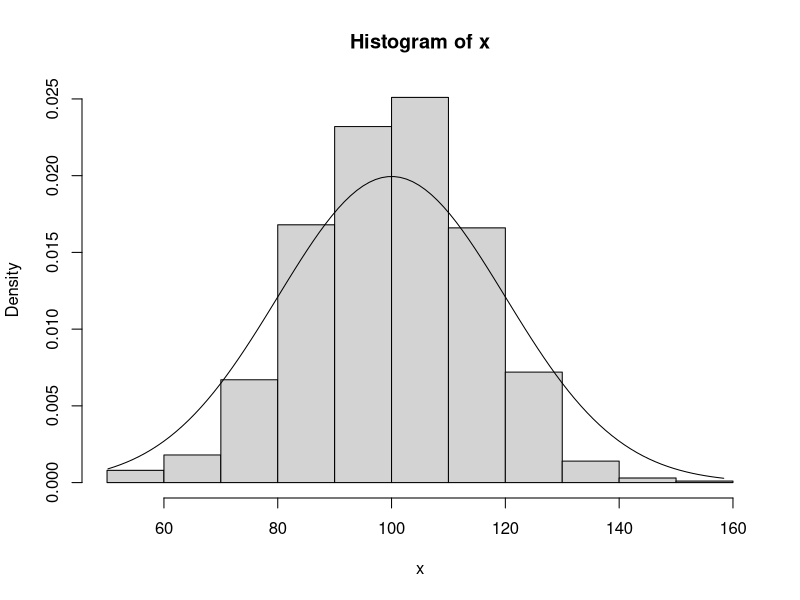
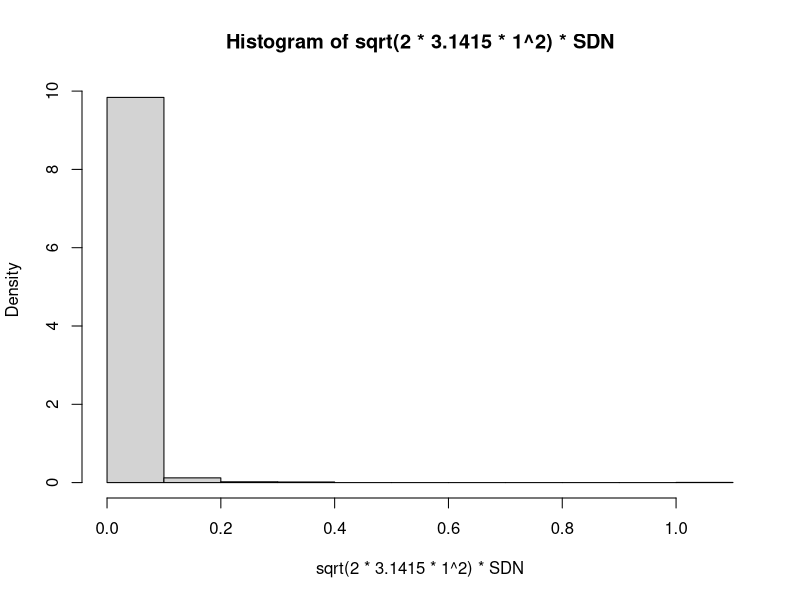
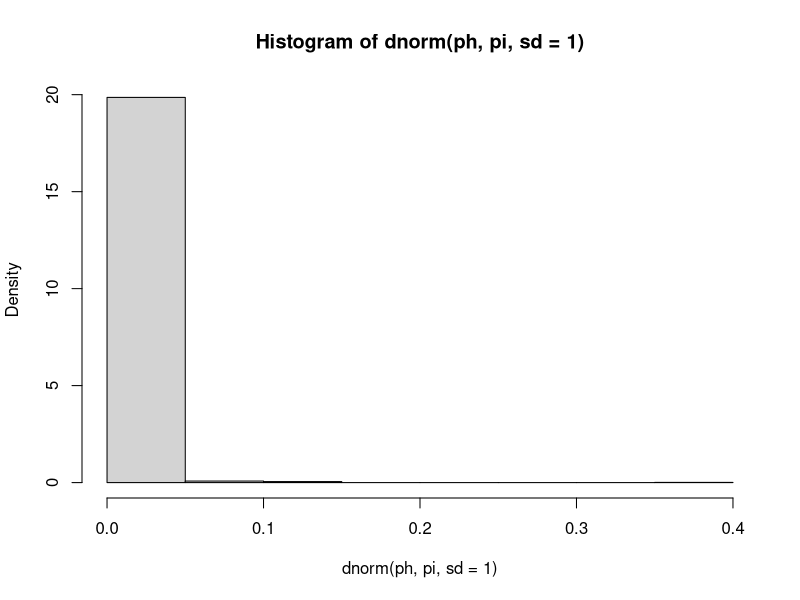
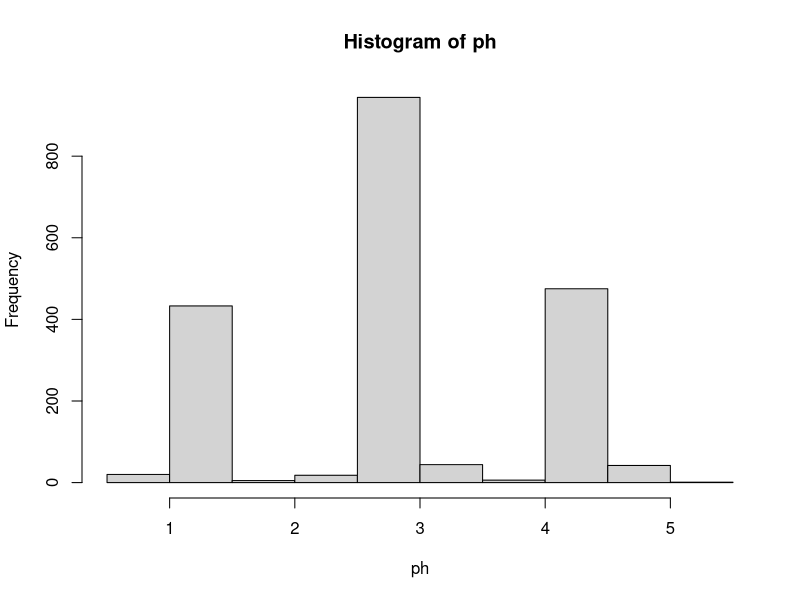
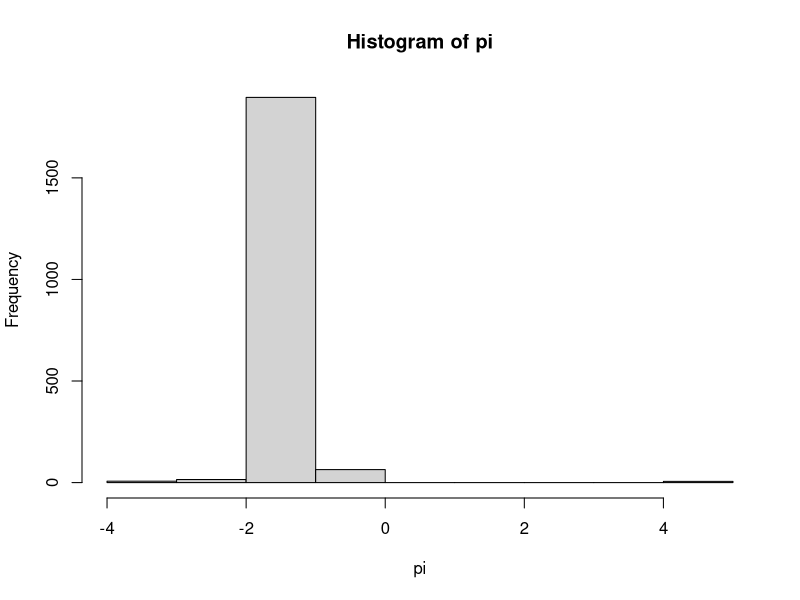
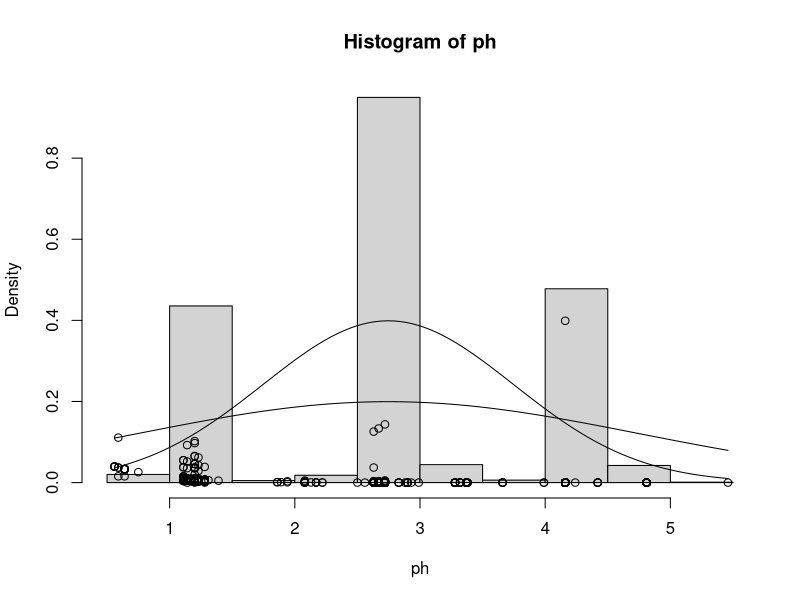

Write R code to recreate these figures, in order.
?dnorm()
x <- rnorm(1000, mean=100, sd=15)
hist(x, probability=TRUE)
xx <- seq(min(x), max(x), length=100)
lines(xx, dnorm(xx, mean=100, sd=20))
ph <- c( 4.16, 2.63, 3.37, 2.63, 2.72, 2.63, 2.63, 1.23, 4.16, 4.16, 2.63, 2.72, 4.16, 4.16, 4.16, 2.67, 2.72, 4.16, 2.72, 1.28, 2.72, 4.16, 4.16, 4.16, 2.72, 1.20, 2.72, 4.16, 2.63, 1.20, 1.23, 4.81, 2.63, 2.63, 2.63, 1.11, 4.16, 2.63, 4.16, 2.63, 2.63, 4.16, 1.23, 2.63, 4.16, 4.16, 2.63, 4.16, 2.63, 1.28, 4.16, 0.64, 4.16, 2.67, 2.72, 2.63, 4.16, 2.63, 2.63, 2.63, 2.63, 1.14, 2.72, 4.16, 3.28, 4.16, 2.67, 1.94, 1.11, 2.63, 1.11, 2.67, 4.16, 2.72, 2.72, 2.67, 1.20, 4.16, 4.16, 2.72, 2.67, 4.16, 4.16, 1.11, 1.11, 2.72, 4.16, 4.16, 2.72, 2.63, 4.16, 2.63, 2.72, 2.63, 2.63, 2.63, 2.63, 2.63, 2.72, 4.16, 4.16, 2.63, 1.28, 2.56, 2.67, 4.16, 1.14, 2.63, 1.14, 1.20, 1.11, 2.72, 2.67, 4.16, 4.16, 4.16, 1.14, 2.63, 4.16, 1.20, 1.28, 1.20, 4.16, 2.63, 2.72, 2.63, 2.72, 4.16, 1.28, 2.67, 2.72, 4.16, 2.63, 4.16, 2.72, 2.67, 1.20, 4.16, 2.63, 0.64, 4.16, 4.16, 1.14, 2.72, 2.72, 1.14, 2.72, 2.72, 4.16, 1.14, 2.67, 2.63, 3.28, 2.67, 1.28, 4.16, 2.72, 1.28, 4.16, 2.67, 4.16, 4.42, 2.08, 4.16, 1.14, 1.20, 1.20, 1.11, 1.23, 2.08, 2.72, 2.63, 1.28, 2.72, 2.67, 2.63, 4.16, 2.63, 4.16, 2.67, 1.20, 4.81, 4.16, 1.20, 2.63, 4.16, 1.28, 1.28, 3.37, 2.72, 2.67, 2.63, 2.72, 1.28, 4.16, 2.63, 4.16, 2.72, 4.16, 4.16, 4.16, 2.72, 2.63, 2.08, 2.72, 1.20, 3.28, 1.28, 2.72, 2.63, 1.14, 2.63, 4.16, 2.72, 1.11, 1.20, 2.72, 2.67, 2.72, 1.23, 4.81, 2.63, 2.63, 2.72, 2.63, 1.14, 4.16, 2.63, 4.16, 4.16, 2.72, 2.72, 2.72, 4.16, 2.63, 2.67, 2.67, 1.28, 4.16, 0.59, 2.63, 4.16, 2.63, 2.63, 4.81, 
         2.67, 2.72, 2.72, 1.14, 2.67, 2.72, 2.72, 1.20, 2.63, 2.72, 1.23, 2.72, 2.72, 1.20, 4.16, 2.72, 4.16, 2.63, 4.16, 2.63, 1.28, 2.63, 2.67, 2.72, 2.72, 1.23, 2.63, 2.72, 2.63, 2.63, 4.16, 4.16, 1.20, 4.16, 1.28, 1.11, 2.72, 2.63, 1.11, 2.67, 4.81, 2.72, 2.72, 4.16, 2.72, 2.72, 2.67, 1.23, 2.67, 2.63, 2.72, 4.16, 2.72, 2.67, 2.63, 4.16, 2.72, 2.67, 1.28, 2.72, 2.67, 1.11, 4.16, 4.16, 2.63, 2.72, 4.16, 2.67, 2.72, 2.72, 4.16, 1.11, 2.72, 2.63, 1.20, 2.72, 2.72, 2.63, 1.23, 2.72, 2.63, 2.63, 4.16, 1.28, 2.63, 2.72, 4.81, 4.16, 1.28, 4.16, 2.72, 1.11, 1.11, 2.72, 2.63, 2.72, 4.16, 1.28, 1.23, 2.72, 1.28, 2.72, 2.72, 2.63, 4.16, 4.16, 2.72, 2.63, 4.16, 2.63, 2.63, 4.16, 2.63, 2.72, 4.81, 2.72, 4.16, 4.16, 1.23, 1.31, 1.14, 1.11, 1.11, 1.28, 4.81, 2.67, 2.67, 2.72, 1.20, 2.67, 2.63, 2.63, 2.63, 2.67, 4.16, 2.63, 2.63, 4.16, 4.16, 2.63, 1.20, 1.20, 2.67, 4.81, 4.16, 2.63, 2.67, 2.72, 4.81, 1.28, 2.63, 2.72, 4.16, 1.23, 2.72, 2.72, 1.23, 2.67, 1.28, 2.67, 2.67, 2.72, 2.67, 2.72, 4.16, 1.11, 4.16, 2.72, 4.16, 2.72, 4.16, 1.28, 1.28, 4.16, 1.14, 2.72, 2.67, 2.72, 2.63, 2.67, 2.72, 4.16, 2.63, 1.11, 2.63, 1.20, 2.63, 1.20, 2.63, 4.16, 1.14, 4.16, 2.63, 0.64, 4.16, 1.28, 4.16, 4.16, 2.72, 3.28, 4.81, 2.63, 2.72, 1.20, 1.23, 2.63, 4.16, 4.16, 1.17, 2.63, 3.37, 2.72, 2.72, 2.63, 4.81, 1.11, 4.16, 1.28, 4.81, 4.16, 2.72, 2.72, 4.16, 4.81, 1.20, 4.16, 2.63, 4.16, 1.20, 2.72, 1.11, 4.16, 2.72, 2.72, 1.28, 2.72, 1.23, 4.16, 1.20, 2.72, 1.20, 2.72, 2.13, 4.16, 4.16, 
         4.81, 2.63, 2.67, 4.16, 2.72, 2.17, 4.16, 2.63, 3.37, 1.28, 4.16, 2.63, 2.67, 2.63, 2.63, 4.16, 2.83, 4.16, 2.72, 4.16, 1.11, 4.16, 2.63, 4.16, 1.14, 2.63, 4.16, 2.67, 2.72, 2.67, 2.63, 1.23, 2.63, 1.11, 2.72, 2.72, 2.72, 4.16, 4.16, 2.63, 1.20, 1.11, 2.63, 2.63, 3.28, 2.67, 2.63, 2.67, 4.16, 4.16, 2.63, 2.72, 1.28, 2.63, 4.16, 2.63, 4.16, 2.67, 4.16, 2.63, 4.16, 1.11, 2.67, 2.67, 0.64, 2.72, 4.16, 0.75, 2.72, 4.16, 2.63, 2.72, 1.28, 2.72, 4.16, 4.16, 2.72, 2.72, 2.63, 2.72, 3.66, 3.66, 4.16, 1.89, 2.72, 2.72, 2.72, 2.67, 2.67, 2.67, 2.67, 2.63, 4.16, 2.72, 4.16, 1.28, 4.16, 2.67, 2.63, 2.63, 4.16, 1.28, 2.72, 1.11, 2.67, 2.08, 2.83, 4.16, 2.63, 4.16, 4.16, 2.63, 4.16, 2.63, 4.16, 4.16, 2.63, 2.72, 1.20, 1.17, 4.16, 4.16, 2.72, 2.72, 4.16, 4.16, 1.17, 1.28, 2.72, 1.20, 2.72, 2.17, 2.72, 2.72, 2.67, 1.20, 1.20, 1.14, 4.16, 1.28, 2.72, 2.63, 1.28, 4.16, 4.81, 2.67, 1.20, 4.16, 2.63, 2.63, 1.14, 1.11, 2.72, 1.20, 2.67, 2.63, 2.63, 4.16, 2.63, 2.72, 2.63, 4.16, 4.16, 1.28, 2.63, 4.16, 4.16, 2.72, 2.72, 4.81, 1.11, 2.72, 2.63, 4.16, 4.16, 2.63, 1.28, 2.63, 4.42, 2.08, 1.23, 1.14, 2.67, 1.20, 2.63, 1.20, 2.72, 1.14, 2.67, 2.72, 4.16, 2.72, 2.72, 1.20, 2.63, 2.63, 4.16, 2.72, 2.72, 2.67, 1.11, 3.37, 1.20, 1.14, 1.23, 2.63, 2.72, 2.63, 3.28, 0.64, 4.16, 2.67, 3.99, 1.11, 1.28, 2.67, 2.63, 1.28, 2.63, 4.16, 2.72, 4.16, 2.72, 4.16, 2.72, 1.28, 4.16, 1.20, 2.72, 4.16, 2.72, 2.63, 2.63, 1.11, 4.16, 1.20, 4.16, 1.20, 2.72, 4.16, 2.72, 4.16, 2.72, 1.28, 2.63, 
         4.16, 2.63, 2.63, 1.20, 4.16, 2.72, 2.63, 4.16, 2.67, 1.28, 2.63, 4.16, 2.72, 2.63, 4.16, 2.67, 4.16, 1.28, 1.20, 4.16, 1.20, 4.16, 1.28, 1.11, 2.67, 3.28, 4.16, 1.11, 4.16, 3.37, 1.28, 4.16, 2.67, 2.08, 1.20, 4.16, 1.14, 2.72, 4.16, 2.72, 2.63, 2.72, 2.72, 2.72, 2.63, 1.11, 2.72, 1.11, 2.72, 2.72, 2.72, 2.63, 1.14, 2.72, 2.72, 1.28, 1.20, 4.16, 2.63, 2.67, 4.16, 2.72, 1.11, 4.16, 4.16, 1.28, 2.72, 2.72, 1.86, 0.64, 4.42, 4.16, 1.20, 4.16, 2.63, 4.16, 4.16, 2.72, 1.11, 1.28, 2.63, 2.72, 1.28, 2.72, 4.16, 1.20, 3.32, 4.16, 2.63, 3.66, 4.16, 1.28, 2.63, 4.16, 2.72, 1.11, 1.20, 2.63, 2.63, 4.16, 2.63, 1.28, 4.16, 1.11, 2.72, 4.16, 2.72, 1.28, 2.63, 2.72, 4.16, 2.63, 2.63, 2.67, 2.63, 1.11, 2.72, 2.72, 3.37, 2.72, 2.72, 4.16, 1.23, 1.17, 2.72, 2.63, 1.23, 2.72, 4.16, 1.20, 2.67, 4.16, 4.16, 4.16, 2.63, 2.67, 1.20, 2.63, 1.11, 4.16, 1.23, 1.14, 2.63, 2.72, 4.16, 4.16, 2.72, 2.63, 4.16, 2.72, 1.20, 4.16, 1.20, 3.37, 2.67, 2.63, 3.37, 2.72, 2.63, 4.16, 1.20, 4.16, 2.67, 1.23, 1.23, 2.72, 1.14, 4.81, 4.16, 2.63, 4.16, 4.81, 2.72, 2.67, 4.16, 1.11, 1.28, 1.20, 2.67, 4.16, 1.20, 2.67, 4.16, 1.11, 2.63, 1.20, 1.20, 4.16, 1.20, 1.20, 1.20, 2.93, 2.67, 2.63, 1.23, 1.28, 2.72, 1.23, 4.16, 2.72, 2.63, 3.28, 2.63, 4.16, 1.14, 4.16, 4.16, 2.72, 2.72, 1.23, 2.67, 2.72, 1.11, 4.16, 2.72, 3.37, 0.56, 3.38, 2.72, 2.63, 3.28, 4.16, 2.67, 4.16, 4.81, 2.67, 4.16, 2.72, 1.20, 4.16, 2.63, 2.72, 2.72, 1.20, 1.14, 4.16, 1.20, 4.16, 2.63, 2.72, 2.63, 4.16, 1.20, 2.72, 2.67, 
         2.63, 4.16, 2.67, 2.63, 2.67, 2.72, 2.63, 2.63, 1.20, 2.67, 4.16, 2.63, 4.16, 2.67, 2.63, 2.63, 3.37, 1.14, 2.72, 2.72, 1.14, 2.72, 4.16, 2.63, 4.16, 2.72, 2.67, 4.16, 2.72, 1.23, 1.28, 2.72, 1.20, 1.20, 4.16, 4.16, 4.81, 4.16, 2.63, 1.20, 4.16, 2.63, 2.63, 1.28, 2.67, 2.72, 4.16, 2.63, 2.72, 2.63, 4.16, 1.20, 2.72, 2.63, 2.63, 2.72, 1.23, 1.20, 4.16, 2.72, 2.63, 4.16, 2.63, 2.72, 2.63, 2.72, 4.16, 4.16, 4.16, 2.63, 2.63, 2.63, 2.63, 2.72, 2.63, 2.90, 2.72, 2.08, 3.32, 4.16, 2.63, 1.20, 2.63, 1.11, 2.63, 4.16, 2.63, 0.64, 4.81, 2.67, 2.72, 4.16, 2.72, 2.63, 3.38, 2.63, 4.16, 1.20, 2.63, 2.72, 2.63, 4.16, 4.16, 2.63, 4.16, 2.63, 2.63, 1.20, 4.16, 4.81, 1.20, 2.67, 2.72, 2.72, 4.16, 1.11, 2.72, 3.99, 1.14, 4.16, 2.67, 4.16, 1.14, 2.72, 2.63, 4.16, 2.67, 2.72, 4.16, 4.16, 1.11, 1.14, 2.63, 2.63, 2.72, 1.28, 2.72, 4.16, 4.16, 4.16, 2.72, 2.72, 1.20, 4.16, 2.67, 4.16, 4.16, 4.16, 2.72, 4.16, 2.72, 4.16, 4.16, 2.72, 4.16, 2.72, 2.63, 2.72, 1.28, 1.14, 1.20, 2.72, 2.72, 1.20, 2.63, 4.16, 1.11, 2.67, 2.72, 4.16, 4.16, 1.20, 4.16, 0.59, 4.16, 2.72, 2.72, 4.81, 1.23, 2.72, 2.72, 2.63, 1.14, 0.56, 2.72, 2.72, 2.22, 1.20, 1.14, 2.63, 4.81, 2.72, 2.72, 2.67, 2.63, 2.63, 4.16, 2.63, 2.67, 4.16, 1.23, 1.20, 1.28, 2.72, 1.14, 3.28, 2.72, 2.72, 2.67, 2.63, 4.16, 4.16, 2.72, 2.72, 2.67, 2.63, 2.63, 4.16, 2.72, 1.11, 4.81, 1.28, 1.23, 4.24, 1.11, 4.81, 4.16, 2.63, 2.90, 2.72, 2.63, 2.67, 2.72, 2.67, 2.72, 4.16, 1.11, 1.28, 2.63, 2.67, 4.16, 2.63, 4.16, 2.72, 2.63, 
         1.28, 4.16, 4.16, 2.63, 2.67, 2.67, 1.20, 4.16, 0.64, 0.56, 2.08, 2.63, 2.67, 4.81, 2.67, 1.20, 4.16, 2.67, 2.63, 4.16, 2.72, 1.20, 2.72, 2.63, 0.64, 1.20, 2.63, 2.72, 2.67, 1.28, 4.16, 4.81, 2.63, 4.16, 2.72, 1.20, 4.16, 1.23, 4.16, 1.28, 3.28, 4.16, 2.72, 4.16, 4.16, 4.16, 2.63, 2.63, 2.72, 2.63, 4.16, 3.28, 2.63, 1.17, 2.63, 2.63, 4.16, 2.72, 1.23, 4.16, 1.23, 2.67, 4.16, 2.72, 1.20, 4.16, 3.37, 2.67, 1.11, 2.63, 2.72, 4.16, 2.72, 2.72, 4.16, 1.20, 2.72, 2.67, 4.16, 1.20, 4.16, 2.67, 1.20, 1.23, 4.81, 1.11, 3.37, 4.16, 1.11, 1.28, 2.72, 2.63, 2.72, 4.16, 4.16, 2.63, 2.67, 2.72, 2.72, 1.28, 4.81, 2.72, 1.28, 2.72, 2.72, 2.63, 1.11, 2.72, 4.16, 2.72, 4.16, 2.72, 1.23, 1.20, 2.72, 2.72, 2.72, 2.63, 2.63, 4.16, 4.16, 4.16, 4.16, 1.20, 2.63, 2.72, 4.16, 4.16, 4.16, 2.72, 4.16, 2.63, 2.67, 2.83, 2.63, 2.63, 2.63, 2.72, 4.16, 2.67, 2.67, 1.28, 1.20, 2.72, 3.38, 2.63, 2.63, 4.16, 2.72, 1.20, 4.16, 4.16, 4.16, 2.63, 2.72, 1.20, 2.67, 2.72, 4.16, 4.16, 1.14, 1.28, 4.16, 1.20, 1.20, 4.16, 4.16, 1.20, 4.16, 2.99, 1.14, 1.14, 2.72, 2.67, 1.14, 4.16, 1.17, 4.16, 4.81, 1.20, 4.81, 1.28, 2.72, 4.16, 2.63, 2.72, 2.72, 2.67, 1.11, 2.72, 4.16, 2.67, 1.20, 3.32, 2.72, 2.72, 1.11, 1.20, 2.63, 1.11, 2.63, 2.72, 1.11, 4.16, 1.11, 2.63, 4.16, 2.72, 4.16, 1.20, 2.72, 4.16, 1.28, 4.81, 3.37, 2.63, 2.72, 2.72, 1.23, 2.72, 4.16, 2.67, 0.59, 1.14, 4.81, 1.23, 2.63, 2.72, 2.63, 1.11, 4.16, 1.20, 2.72, 4.16, 1.20, 2.72, 4.16, 3.28, 2.63, 4.16, 2.72, 4.16, 2.72, 2.72, 2.63, 
         2.67, 1.28, 3.37, 2.72, 2.72, 1.20, 2.72, 2.72, 4.16, 2.63, 4.16, 2.17, 4.16, 2.67, 4.81, 4.16, 2.67, 4.16, 2.63, 2.88, 2.63, 2.63, 1.20, 2.72, 2.63, 2.63, 1.23, 2.72, 2.67, 2.63, 2.72, 2.72, 4.16, 2.72, 1.20, 4.16, 2.63, 2.72, 2.67, 2.72, 2.63, 2.67, 2.63, 4.81, 2.63, 2.72, 1.20, 2.63, 4.16, 4.16, 2.72, 2.67, 4.16, 2.63, 2.72, 1.11, 2.63, 1.20, 1.11, 2.08, 2.63, 1.17, 4.16, 2.63, 2.63, 2.72, 1.28, 2.72, 2.63, 2.63, 4.16, 2.72, 4.16, 4.16, 4.16, 2.63, 1.14, 4.16, 0.59, 2.72, 4.16, 0.64, 1.23, 4.16, 2.63, 2.63, 1.23, 2.72, 4.16, 2.63, 4.16, 2.72, 1.20, 2.72, 3.66, 4.16, 2.72, 1.17, 2.72, 4.16, 2.67, 2.67, 2.63, 2.67, 1.23, 1.11, 4.16, 4.16, 4.16, 1.20, 4.16, 2.67, 2.63, 2.63, 2.63, 1.20, 4.16, 2.63, 1.23, 2.08, 1.39, 4.16, 1.11, 2.63, 2.63, 1.11, 4.81, 2.63, 2.72, 2.72, 2.67, 4.16, 2.63, 1.14, 4.16, 2.67, 4.16, 1.28, 4.16, 4.16, 2.67, 2.72, 4.16, 1.20, 2.72, 2.22, 1.28, 2.72, 1.23, 1.11, 1.28, 1.23, 4.16, 2.72, 4.16, 4.16, 2.72, 4.16, 5.46, 2.72, 1.11, 4.16, 2.72, 4.16, 2.67, 2.63, 4.16, 2.63, 2.63, 2.72, 2.63, 2.63, 4.16, 4.16, 2.63, 4.16, 2.63, 2.72, 2.63, 2.63, 2.72, 4.16, 2.72, 4.16, 1.14, 1.20, 2.67, 2.67, 2.63, 2.63, 1.28, 4.16, 2.90, 4.16, 1.23, 3.32, 2.67, 2.90, 2.63, 1.28, 1.28, 1.14, 4.16, 2.72, 4.16, 2.72, 2.72, 1.20, 4.16, 2.72, 4.16, 1.28, 2.63, 2.67, 2.63, 4.81, 2.72, 2.63, 2.67, 4.16, 2.63, 1.11, 2.63, 0.56, 4.16, 2.67, 2.50, 2.63, 1.23, 4.16, 1.20, 2.72, 2.63, 4.16, 3.37, 2.72, 2.72, 4.16, 4.16, 1.23, 4.16, 2.63, 4.16, 4.16, 2.72, 
         2.63, 2.63, 1.11, 2.63, 2.63, 4.16, 2.63, 1.28, 2.63, 1.28, 4.16, 2.67, 1.28, 2.63, 2.67, 1.20, 2.63, 1.11, 4.42, 2.72, 2.67, 4.16, 4.16, 2.72, 2.67, 2.72, 4.16, 2.63, 2.72, 2.67, 2.72, 1.20, 1.11, 2.72, 2.63, 4.16, 2.72, 2.63, 2.67, 2.63, 2.72, 2.63, 2.67, 3.32, 2.72, 2.63, 2.67, 4.16, 1.11, 2.63, 2.63, 2.72, 2.63, 2.72, 2.63, 2.67, 1.28, 4.16, 1.20, 2.63, 1.20, 3.28, 4.16, 1.20, 1.20, 2.63, 2.63, 2.72, 1.20, 1.20, 2.72, 2.63, 1.20, 4.16, 4.16, 4.16, 1.11, 4.16, 4.16, 2.72, 4.16, 2.72, 1.14, 2.72, 4.16, 4.16, 2.72, 4.16, 1.11, 2.67, 4.16, 2.63, 1.11, 1.28, 3.28, 1.20, 2.72, 4.16, 4.16, 1.20, 2.67, 2.72, 4.16, 4.16, 2.72, 2.72, 4.16, 2.63, 4.16, 2.63, 2.72, 4.16, 1.14, 4.16, 1.20, 2.72, 2.63, 1.11, 4.16, 2.72, 1.28, 2.72, 4.16, 2.72, 2.72, 1.11, 2.63, 1.14, 1.20, 2.63, 2.63, 1.28, 3.37, 2.63, 2.72, 4.16, 2.67, 1.23, 4.16, 2.63, 2.72, 4.81, 2.72, 2.63, 2.67, 4.16, 4.16, 4.16, 2.63, 2.72, 2.72, 2.63, 2.63, 2.72, 2.67, 1.20, 2.63, 4.16, 4.16, 4.16, 1.28, 4.16, 4.16, 2.72, 1.11, 4.16, 2.72, 1.23, 4.16, 4.16, 2.72, 4.16, 1.20, 4.16, 1.28, 4.16, 1.23, 2.67, 1.23, 1.28, 1.11, 4.16, 4.16, 2.67, 2.72, 3.28, 2.67, 2.63, 2.63, 1.11, 2.72, 2.72, 2.67, 4.16, 1.11, 4.16, 2.63, 1.11, 2.63, 1.20, 1.11, 2.72, 1.94, 2.63, 2.63, 1.14, 2.72, 2.67, 2.72, 2.72, 2.72, 2.67, 4.16, 4.16, 4.16, 3.37, 2.63, 2.63, 1.23, 2.63, 4.16, 2.72, 2.63, 2.67, 1.14, 1.28, 1.11, 2.67, 1.28, 3.37, 1.11, 1.86, 1.28, 2.63, 2.63, 2.63, 2.08, 4.16, 2.72, 2.72, 2.63, 2.72, 0.64, 4.16, 3.28, 
         1.28, 2.72, 1.23, 1.23, 4.81, 1.20, 4.16, 2.72, 2.72, 4.16, 4.81, 1.11, 4.16, 1.14, 2.90, 4.16, 1.17, 2.63, 1.23, 2.72, 2.63, 1.14, 2.72, 4.16, 2.72, 4.16, 2.72, 1.23)


pi <- c( -1.59,-1.59,-1.59,-1.59,-1.59,-1.75,-1.59,-1.59,-1.59,-1.59,-1.59,-1.59,-1.59,-1.59,-1.59,-1.59,-1.59,-0.88,-1.59,-1.59,-1.59,-1.59,-1.59,-1.59,-1.59,-1.59,-1.59,-1.59,-1.90,-1.59,-1.59,-1.59,-1.59,-1.59,-1.59,-1.59,-1.59,-1.59,-1.59,-1.59,-1.59,-1.59,-1.59,-1.59,-1.59,-1.59,-1.59,-1.59,-1.59,-1.59,-1.59,-1.91,-1.59,-1.59,-1.59,-1.59,-1.59,-1.59,-1.59,-0.57,-1.59,-1.59,-1.59,-1.59,-0.88,-1.59,-1.59,-1.59,-1.59,-1.59,-1.59,-1.59,-1.59,-1.59,-1.59,-1.59,-1.59,-1.97,-1.59,-1.59,-1.59,-1.59,-1.59,-1.44,-1.59,-1.59,-1.59,-1.59,-1.59,-1.01,-1.59,-1.59,-1.59,-1.59,-1.59,-1.71,-1.59,-1.59,-1.58,-1.59,-1.59,-1.59,-1.91,-1.95,-1.59,-1.59,-1.59,-1.96,-1.59,-0.88,-1.59,-1.59,-1.92,-1.59,-1.59,-1.59,-1.06,-1.59,-1.59,-1.59,-1.59,-1.59,-1.59,-1.59,-1.75,-1.06,-1.59,-1.59,-1.59,-1.59,-1.59,-1.59,-1.59,-1.59,-1.59,-1.59,-1.59,-1.59,-1.59,-1.59,-1.59,-1.91,-0.57,-1.59,-1.59,-1.59,-1.59,-1.59,-1.59,-1.59,-1.06,-1.59,-1.59,-1.59,-1.59,-1.59,-1.59,-1.59,-2.90,-1.59,-1.59,-1.59,-1.59,-1.59,-1.59,-1.84,-1.59,-1.96,-1.59,-1.59,-1.59,-1.59,-1.59,-1.59,-0.38,-1.59,-1.59,-1.59,-1.59,-1.59,-1.59,-1.59,-1.59,-1.59,-1.59,-1.59,-1.59,-1.59,-1.59,-1.59,-1.59,-1.59,-1.59,-1.59,-1.59,-1.59,-1.78,-1.59,-1.59,-0.98,-1.59,-1.59,-1.59,-0.88,-1.59,-1.59,-1.48,-1.96,-1.59,-1.59,-1.59,-1.59,-1.59,-1.74,-1.59,-1.59,-1.59,-1.59,-1.59,-1.59,-1.59,-1.59,-1.78,-1.59,-1.59,-1.59,-1.59,-1.59,-1.59,-1.59,-1.59,-1.59,-1.59,-1.59,-1.59,-1.59,-1.59,-1.59,-1.59,-1.96,-1.59,-1.59,-1.25,-1.59,-1.59,
         -1.59,-1.59,-1.59,-1.75,-1.59,-1.96,-1.59,-1.59,-1.59,-1.59,-1.59,-0.57,-1.59,-1.59,-0.88,-1.59,-1.59,-1.59,-1.59,-1.59,-1.59,-1.59,-1.59,-1.59,-1.59,-1.59,-1.59,-1.59,-1.59,-1.59,-1.59,-1.59,-1.59,-1.59,-1.59,-1.59,-1.59,-1.59,-1.59,-1.59,-1.59,-1.01,-1.59,-1.59,-1.59,-1.59,-1.59,-0.70,-1.59,-1.59,-1.59,-1.59,-1.59,-1.59,-1.59,-1.59,-1.59,-1.84,-1.59,-1.59,-1.59,-1.59,-1.59,-1.59,-1.59,-1.59,-1.59,-1.59,-1.59,-1.59,-1.59,-1.59,-1.59,-1.59,-1.01,-1.59,-1.59,-1.59,-1.48,-1.59,-1.59,-1.01,-1.59,-1.59,-1.59,-1.59,-1.59,-1.59,-1.59,-1.59,-1.59,-1.59,-1.59,-1.41,-1.59,-1.92,-0.48,-1.59,-1.59,-1.59,-1.59,-1.59,-1.59,-1.01,-1.59,-2.85,-1.59,-1.59,-1.59,-1.59,-1.59,-1.59,-1.59,-1.59,-1.59,-1.59,-1.59,-2.41,-1.59,-1.59,-1.59,-1.59,-1.48,-1.59,-1.59,-1.59,-1.59,-1.59,-1.59,-1.59,-1.59,-1.59,-1.59,-1.59,-1.59,-1.59,-1.59,-1.59,-1.59,-1.97,-1.59,-1.59,-1.75,-1.59,-1.59,-1.59,-1.59,-1.59,-1.59,-1.59,-1.59,-1.01,-1.59,-1.59,-1.59,-1.59,-1.59,-1.59,-1.59,-1.59,-1.59,-1.59,-1.59,-1.59,-1.59,-1.91,-1.59,-1.89,-1.59,-1.59,-1.59,-1.59,-1.59,-1.59,-1.59,-1.59,-1.96,-1.59,-1.59,-1.59,-1.06,-1.59,-0.88,-1.59,-1.59,-0.98,-1.96,-1.59,-1.59,-0.86,-1.75,-1.59,-1.59,-1.59,-1.59,-1.54,-1.96,-1.59,-1.59,-1.90,-1.59,-1.59,-1.59,-1.59,-1.59,-1.59,-1.59,-1.59,-1.59,-2.85,-1.59,-0.69,-3.01,-1.59,-1.59,-1.75,-1.59,-1.59,-1.59,-1.59,-1.59,-1.59,-1.59,-1.59,-1.59,-1.59,-1.59,-1.59,-1.48,-1.59,-1.59,-1.59,-1.59,-1.59,-1.59,-1.59,-1.96,-1.59,-1.59,-1.59,-1.59,-1.59,-1.59,-1.59,-1.69,
         -1.28,-1.59,-1.59,-1.59,-1.59,-1.59,-1.59,-1.59,-1.59,-1.59,-1.59,-1.59,-1.92,-1.59,-1.59,-1.01,-1.59,-1.59,-1.59,-1.59,-1.59,-1.59,-0.88,-1.06,-1.59,-1.59,-1.59,-1.59,-1.59,-1.59,-1.59,-1.59,-1.59,-1.59,-1.59,-1.59,-1.59,-1.59,-1.59,-1.96,-1.59,-1.59,-1.59,-1.84,-1.59,-1.59,-1.59,-1.59,-1.59,-1.59,-1.59,-1.59,-1.59,-1.96,-1.59,-1.59,-1.59,-1.59,-1.59,-1.59,-1.59,-0.88,-1.59,-1.59,-1.59,-1.59,-1.59,-1.59,-1.59,-1.59,-1.59,-1.59,-1.59,-1.59,-1.59,-1.59,-3.91,-1.96,-1.59,-1.71,-1.59,-1.96,-1.59,-1.59,-1.59,-1.59,-1.59,-1.96,-1.59,-1.59,-1.59,-1.59,-1.59,-1.59,-1.59,-1.75,-1.59,-1.59,-1.59,-1.59,-1.59,-1.59,-1.96,-1.44,-1.59,-1.59,-1.59,-1.59,-1.59,-2.85,-1.59,-1.59,-1.59,-1.59,-1.59,-1.59,-1.59,-1.59,-1.59,-1.59,-1.59,-1.59,-1.84,-1.59,-1.59,-1.59,-1.59,-2.85,-1.59,-1.59,-1.59,-1.59,-1.59,-1.59,-1.59,-1.59,-1.59,-1.59,-1.06,-1.59,-1.59,-1.59,-1.59,-1.59,-1.59,-1.59,-1.59,-1.59,-1.59,-1.59,-1.59,-1.59,-1.59,-1.59,-1.59,-1.59,-1.59,-1.59,-0.45,-1.06,-1.59,-1.59,-1.92,-1.59,-1.59,-1.59,-1.59,-0.48,-1.59,-1.59,-1.59,-1.59,-1.59,-1.25,-1.59,-1.59,-1.59,-1.59,-1.59,-1.59,-1.59,-1.59,-1.59,-1.59,-1.59,-1.59,-1.59,-1.59,-1.59,-0.45,-1.59,-1.59,-1.59,-1.25,-1.59,-1.59,-1.59,-1.59,-1.59,-1.59,-0.88,-1.59,-1.59,-1.59,-1.59,-1.59,-1.59,-1.59,-1.59,-1.59,-1.44,-1.59,-1.59,-1.59,-1.59,-1.59,-1.84,-1.59,-1.06,-1.59,-1.69,-1.59,-1.59,-1.59,-1.59,-1.59,-1.59,-1.59,-1.59,-1.59,-1.59,-1.59,-1.59,-1.59,-1.59,-1.59,-1.59,-1.59,-1.59,-1.59,-1.59,-1.59,-1.59,-1.59,-1.59,
         -1.59,-1.59,-1.59,-1.89,-1.59,-1.59,-1.59,-1.59,-1.96,-1.91,-1.59,-1.59,-1.59,-1.59,-1.59,-1.59,-1.59,-1.59,-1.59,-1.59,-1.59,-1.59,-1.59,-1.59,-1.59,-1.59,-0.48,-1.59,-1.59,-1.59,-1.75,-1.59,-1.59,-1.59,-1.59,-1.59,-1.59,-1.59,-1.59,-1.59,-1.59,-1.59,-1.59,-1.59,-1.59,-1.59,-1.59,-1.59,-1.59,-1.59,-1.59,-1.59,-1.59,-1.59,-1.59,-1.59,-1.59,-1.59,-1.59,-1.59,-1.59,-1.59,-1.90,-1.59,-1.59,-1.59,-1.59,-1.59,-1.59,-1.59,-1.59,-1.25,-1.59,-1.59,-1.59,-1.59,-1.59,-1.59,-1.59,-1.59,-1.59,-1.59,-1.59,-1.59,-1.59,-1.59,-1.59,-1.84,-1.59,-1.59,-1.59,-1.59,-1.59,-1.59,-1.59,-1.59,-1.59,-1.71,-1.59,-3.91,-1.59,-1.59,-1.59,-1.59,-1.96,-1.59,-1.59,-1.59,-1.59,-3.91,-1.59,-1.59,-1.92,-1.59,-1.59,-1.59,-1.59,-1.59,-1.59,-1.59,-1.59,-2.38,-1.59,-1.59,-1.59,-1.59,-1.06,-1.59,-1.59,-1.59,-1.59,-1.59,-1.96,-1.59,-1.59,-1.59,-1.59,-1.59,-1.59,-1.59,-1.59,-1.59,-1.59,-1.59,-1.71,-1.59,-1.59,-1.59,-1.59,-1.59,-1.59,-1.44,-1.59,-1.59,-1.59,-1.59,-0.38,-1.59,-1.48,-1.59,-1.59,-1.96,-1.59,-1.59,-1.59,-1.59,-1.59,-1.59,-1.59,-1.59,-1.84,-1.59,-0.48,-1.64,-1.59,-1.59,-1.59,-0.88,-1.59,-1.59,-1.59,-1.89,-1.78,-1.59,-1.59,-1.59,-1.59,-1.59,-1.59,-1.84,-0.48,-1.59,-1.64,-1.96,-1.59,-1.59,-1.59,-1.59,-1.59,-1.59,-1.59,-1.59,-1.59,-1.59,-1.59,-1.59,-1.59,-0.22,-1.59,-1.59,-1.59,-1.59,-1.59,-1.59,-1.71,-1.59,-1.59,-1.59,-1.59,-1.59,-1.59,-1.59,-1.59,-1.59,-2.16,-1.59,-1.59,-1.59,-1.59,-1.59,-1.59,-1.59,-1.59,-1.59,-1.59,-1.59,-1.59,-1.59,-1.59,-1.59,-1.59,-1.59,-1.59,-1.59,-1.59,
         -1.59,-1.59,-1.59,-1.59,-1.59,-1.59,-1.59,-1.59,-1.59,-1.59,-1.59,-1.59,-1.59,-1.59,-0.69,-1.59,-1.59,-1.59,-1.59,-1.59,-1.84,-1.59,-1.59,-1.59,-1.59,-1.59,-1.59,-1.59,-1.59,-1.59,-1.59, 4.15,-1.59,-1.59,-1.59,-1.59,-1.59,-1.59,-1.59,-1.59,-1.92,-1.59,-1.59,-1.59,-1.59,-1.59,-1.59,-1.59,-1.59,-1.59,-1.59,-1.59,-1.59,-1.59,-2.85,-1.59,-1.59,-1.59,-1.59,-1.59,-0.98,-1.16,-1.59,-0.57,-1.59,-1.90,-1.59,-1.59,-1.59,-1.84,-1.59,-1.59,-0.67,-1.59,-1.59,-1.59,-1.59,-1.59,-0.98,-1.59,-1.59,-1.59,-1.59,-1.59,-1.59,-1.59,-1.59,-1.59,-1.59,-1.59,-1.59,-0.88,-1.59,-1.59,-1.59,-1.59,-1.59,-1.59,-1.59,-1.59,-1.75,-1.59,-1.59,-1.59,-1.59,-0.70,-1.59,-2.38,-1.59,-1.01,-1.59,-1.59,-1.59,-1.59,-1.59,-1.59,-1.59,-1.59,-1.59,-1.59,-1.59,-1.59,-0.88,-1.59,-1.59,-1.59,-1.59,-1.59,-1.59,-1.59,-1.59,-1.59,-1.84,-1.59,-1.59,-1.59,-1.59,-1.59,-1.59,-1.59,-1.59,-1.59,-1.59,-1.59, 4.15,-1.59,-1.59,-1.59,-1.59,-1.59,-1.96,-1.59,-1.59,-1.59,-1.59,-1.59,-1.59,-1.59,-1.59,-1.59,-1.59,-1.59,-1.96,-1.59,-1.59,-2.85,-1.06,-1.59,-1.59,-1.59,-1.54,-1.59,-1.59,-1.01,-1.59,-1.59,-1.59,-1.59,-1.59,-1.59,-1.59,-1.59,-1.59,-1.59,-1.59,-1.59,-1.59,-1.59,-1.59,-1.59,-1.59,-1.59,-1.59,-1.59,-1.59,-1.59,-1.59, 4.81,-1.59,-1.59,-1.59,-1.59,-1.59,-1.71,-1.59,-1.59,-1.59,-1.59,-1.59,-1.59,-1.59,-1.59,-1.59,-1.59,-1.59,-1.44,-1.59,-1.59,-1.59,-1.89,-1.59,-1.59,-1.59,-1.59,-1.59,-1.59,-1.59,-1.59,-1.59,-1.59,-1.59,-1.59,-1.59,-1.59,-1.59,-1.59,-1.06,-1.59,-1.59,-0.57,-1.59,-1.59,-1.59,-1.58,-1.59,
         -0.88,-1.59,-1.59,-1.59,-1.59,-1.59,-1.59,-1.59,-1.59,-1.59,-1.59,-1.59,-1.59,-1.59,-1.59,-1.59,-1.59,-1.59,-1.59,-1.59,-1.75,-1.59,-1.59,-1.59,-1.59,-0.88,-1.59,-1.59,-1.59,-1.59,-1.91,-1.59,-1.59,-1.59,-1.59,-1.59,-1.59,-1.59,-1.59,-1.59,-1.59,-1.59,-1.59,-0.86,-1.59,-1.59,-1.06,-1.59,-1.59,-1.59,-1.59,-1.59,-1.28,-1.59,-1.59,-1.59,-1.59,-1.59,-1.59,-1.59,-1.59,-1.59,-1.59,-1.59,-1.59,-1.59,-1.59,-1.59,-1.59,-1.59,-1.59,-1.75,-1.59,-1.59,-0.98,-1.59,-0.98,-1.59,-1.59,-1.59,-1.59,-1.59,-1.59,-1.59,-1.59,-1.59,-1.59,-1.59,-1.59,-1.59,-1.59,-1.59,-1.59,-1.59,-1.59,-1.59,-1.59,-1.59,-1.59,-1.59,-1.59,-1.59,-1.59,-1.59,-1.59,-1.59,-1.59,-1.59,-1.59,-1.59,-1.59,-1.59,-1.59,-1.59,-1.59,-1.89,-1.59,-2.85,-1.59,-1.59,-1.59,-1.59,-1.59,-1.59,-1.59,-1.59,-1.59,-1.59,-1.59,-1.59,-1.59,-1.59,-1.59,-1.84,-1.59,-1.59,-1.45,-1.59,-1.59,-1.59,-1.59,-1.59,-1.54,-1.59,-1.59,-1.59,-1.59,-1.59,-1.59,-1.59,-1.01,-1.59,-1.59,-1.59,-1.59,-1.59,-1.59,-1.01,-1.59,-3.01,-3.91,-1.59,-1.59,-1.59, 4.81,-1.59,-1.59,-1.59,-1.59,-1.59,-1.59,-1.59,-1.75,-1.59,-1.89,-1.59,-1.96,-1.59,-1.59,-1.59,-0.88,-1.59,-1.59,-1.59,-1.59,-1.59,-1.59,-1.59,-1.59,-1.59,-1.59,-1.59,-1.59,-1.59,-1.59,-1.59,-1.59,-1.59,-1.59,-1.59,-1.59,-1.59,-1.59,-1.44,-1.59,-1.59,-1.59,-1.90,-1.59,-1.59,-1.59,-1.59,-1.59,-1.59,-1.59,-1.59,-1.59,-1.59,-0.88,-1.59,-1.16,-1.59,-1.59,-1.59,-1.59,-1.59,-1.59,-1.59, 4.15,-1.59,-1.97,-1.59,-1.59,-1.59,-0.98,-1.59,-0.88,-1.59,-1.92,-1.59,-1.59,-1.59,-1.59,-1.59,-1.59,
         -1.59,-1.59,-1.59,-1.59,-1.59,-1.59,-1.59,-0.45,-1.59,-1.59,-1.59,-1.59,-1.59,-1.59,-1.59,-1.59,-1.59,-1.59,-1.96,-1.59,-1.59,-1.59,-1.59,-1.59,-1.59,-1.59,-1.59,-1.59,-1.59,-1.59,-1.59,-0.88,-1.59,-1.59,-1.59,-1.59,-1.59,-1.95,-1.59,-1.59,-1.59,-1.59,-1.59,-1.59,-1.59,-1.59,-1.59,-1.59,-1.59,-1.59,-1.59,-1.44,-1.59,-1.59,-1.59,-1.59,-1.59,-1.59,-1.59,-1.06,-1.59,-1.59,-1.59,-1.59,-1.59,-1.59,-1.59,-1.59,-1.59,-1.59,-1.59,-1.59,-1.59,-1.59,-1.59,-1.59,-1.59,-1.59,-1.59,-1.59, 4.15,-1.59,-1.59,-1.75,-1.59,-1.59,-1.59,-1.59,-1.59,-1.59,-1.59,-1.59,-1.59,-1.59,-1.59,-1.59,-1.59,-1.59,-1.59,-1.64,-1.59,-1.59,-1.59,-1.59,-1.59,-1.59,-1.59,-1.59,-1.59,-1.59,-1.59,-1.59,-1.59,-1.59,-1.59,-1.59,-1.59,-1.59,-1.59,-1.59,-1.59,-2.85,-1.59,-1.59,-1.59,-1.59,-1.59,-1.59,-1.59,-1.59,-1.59,-1.59,-1.59,-1.84,-1.59,-1.59,-1.74,-1.59,-1.59,-1.59,-1.59,-1.59,-1.59,-1.58,-1.58,-1.84,-1.96,-1.59,-1.90,-1.59,-1.59,-1.59,-1.59,-1.59,-1.84,-0.45,-1.96,-1.59,-1.59,-1.59,-1.59,-1.59,-1.59,-1.59,-1.59,-1.59,-1.59,-1.59,-1.59,-1.59,-1.59,-1.59,-1.59,-1.59,-1.59,-1.59,-1.59,-1.59,-1.59,-1.59,-1.59,-1.59,-1.59,-1.59,-1.59,-1.59,-1.59,-1.59,-1.59,-1.59,-1.59,-1.84,-1.59,-1.59,-1.96,-1.59,-1.59,-1.59,-1.59,-1.59,-1.59,-1.59,-1.59,-1.59,-1.59,-1.59,-1.96,-1.96,-1.59,-1.59,-1.59,-1.59,-1.59,-0.45,-0.98,-1.59,-1.59,-1.59,-1.59,-1.59,-1.59,-1.59,-1.59,-1.59,-1.59,-0.67,-1.59,-1.59,-1.59,-1.59,-0.71,-1.59,-1.59,-1.59,-1.59,-0.88,-1.59,-1.59,-1.59,-1.59,-1.59,-1.71,-1.59,-1.59,-1.59,
         -1.59,-1.59,-1.59,-1.59,-1.59,-1.74,-1.59,-1.59,-1.59,-1.59,-1.59,-1.59,-1.59,-1.59,-1.59,-1.59,-1.59,-1.59,-1.59,-0.67,-2.85,-1.59,-1.59,-1.59,-1.59,-1.59,-1.59,-1.59,-1.59,-1.59,-1.59,-1.59,-1.59,-1.59,-1.59,-1.59,-1.59,-1.59,-0.98,-1.59,-1.59,-1.59,-1.59,-1.59,-1.59,-1.59,-1.59,-1.59,-1.59,-1.59,-1.59,-1.59,-0.98,-1.58,-1.59,-1.59,-1.59,-1.59,-1.59,-1.59,-1.59,-1.59,-1.59,-1.59,-1.59,-1.59,-1.59,-1.59,-0.45,-0.70,-1.59,-1.59,-1.59,-1.59,-1.59,-1.59,-1.59,-1.59,-1.59,-1.59,-1.59,-1.59,-1.59,-1.59,-1.59,-1.59,-1.59,-1.59,-1.59,-1.48,-1.59,-1.59,-1.59,-1.59,-1.59,-0.98,-1.59,-1.59,-1.59,-1.59,-1.59,-1.16,-1.59,-1.59,-1.59,-1.59,-1.59,-1.59,-1.59,-1.59,-1.59,-1.59,-1.59,-1.59,-1.59,-1.59,-1.59,-1.59,-1.59,-1.59,-1.71,-1.59,-0.70,-1.59,-1.44,-1.59,-1.59,-1.59,-1.59,-1.59,-1.59,-1.59,-1.59,-1.59,-1.59,-1.59,-1.59,-1.59,-1.59,-1.59,-1.59,-1.59,-1.59,-1.59,-1.59,-1.96,-1.59,-1.59,-1.59,-1.59,-1.59,-1.59,-1.59,-1.59,-1.59,-1.59,-1.59,-1.59,-1.59,-1.59,-1.89,-1.59,-1.59,-1.59,-1.59,-1.59,-1.59,-1.59,-1.59,-1.59,-1.59,-1.59,-1.59,-1.59,-1.59,-1.59,-1.59,-1.59,-1.59,-1.59,-1.59,-1.59,-1.59,-1.59,-1.59,-1.59,-1.59,-1.59,-1.59,-1.59,-1.59,-1.59,-1.59,-1.59,-1.59,-1.59,-1.59,-1.59,-1.59,-1.59,-1.59,-1.59,-1.16,-0.45,-1.59,-1.59,-1.59,-1.59,-1.59,-1.59,-0.45,-1.59,-1.59,-1.96,-1.59,-1.59,-1.59,-1.59,-1.59,-1.59,-1.59,-1.59,-3.91,-1.59,-1.59,-1.59,-1.59,-1.59,-1.59,-1.97,-1.59,-1.59,-1.59,-1.59,-1.59,-1.59,-1.59,-1.48,-1.59,-1.59,-1.59,-1.59,-1.59,-1.59,-0.88,
         -1.59,-2.85,-1.59,-1.59,-1.59,-1.59,-1.59,-1.59,-1.59,-1.59,-1.59,-1.59,-1.59,-1.59,-1.59,-1.59,-1.59,-1.59,-1.59,-1.59,-1.58,-1.59,-1.59,-1.59,-1.59,-1.59,-1.59,-1.59 )

SDN<- c(0.00, 0.00, 0.00, 0.00, 0.00, 0.00, 0.00, 0.01, 0.00, 0.00, 0.00, 0.00, 0.00, 
        0.00, 0.00, 0.00, 0.00, 0.00, 0.00, 0.01, 0.00, 0.00, 0.00, 0.00, 0.00, 0.01, 
        0.00, 0.00, 0.00, 0.01, 0.01, 0.00, 0.00, 0.00, 0.00, 0.01, 0.00, 0.00, 0.00, 
        0.00, 0.00, 0.00, 0.01, 0.00, 0.00, 0.00, 0.00, 0.00, 0.00, 0.01, 0.00, 0.02, 
        0.00, 0.00, 0.00, 0.00, 0.00, 0.00, 0.00, 0.00, 0.00, 0.01, 0.00, 0.00, 0.00, 
        0.00, 0.00, 0.00, 0.01, 0.00, 0.01, 0.00, 0.00, 0.00, 0.00, 0.00, 0.01, 0.00, 
        0.00, 0.00, 0.00, 0.00, 0.00, 0.02, 0.01, 0.00, 0.00, 0.00, 0.00, 0.00, 0.00, 
        0.00, 0.00, 0.00, 0.00, 0.00, 0.00, 0.00, 0.00, 0.00, 0.00, 0.00, 0.00, 0.00, 
        0.00, 0.00, 0.01, 0.00, 0.01, 0.05, 0.01, 0.00, 0.00, 0.00, 0.00, 0.00, 0.04, 
        0.00, 0.00, 0.01, 0.01, 0.01, 0.00, 0.00, 0.00, 0.00, 0.00, 0.00, 0.01, 0.00, 
        0.00, 0.00, 0.00, 0.00, 0.00, 0.00, 0.01, 0.00, 0.00, 0.03, 0.00, 0.00, 0.09, 
        0.00, 0.00, 0.01, 0.00, 0.00, 0.00, 0.01, 0.00, 0.00, 0.00, 0.00, 0.01, 0.00, 
        0.00, 0.01, 0.00, 0.00, 0.00, 0.00, 0.00, 0.00, 0.01, 0.00, 0.01, 0.00, 0.01, 
        0.00, 0.00, 0.00, 0.01, 0.00, 0.00, 0.00, 0.00, 0.00, 0.00, 0.00, 0.01, 0.00, 
        0.00, 0.01, 0.00, 0.00, 0.01, 0.01, 0.00, 0.00, 0.00, 0.00, 0.00, 0.01, 0.00, 
        0.00, 0.00, 0.00, 0.00, 0.00, 0.00, 0.00, 0.00, 0.01, 0.00, 0.01, 0.00, 0.00, 
        0.00, 0.00, 0.01, 0.00, 0.00, 0.00, 0.01, 0.01, 0.00, 0.00, 0.00, 0.01, 0.00, 
        0.00, 0.00, 0.00, 0.00, 0.01, 0.00, 0.00, 0.00, 0.00, 0.00, 0.00, 0.00, 0.00, 
        0.00, 0.00, 0.00, 0.01, 0.00, 0.02, 0.00, 0.00, 0.00, 0.00, 0.00, 0.00, 0.00, 
        0.00, 0.01, 0.00, 0.00, 0.00, 0.01, 0.00, 0.00, 0.01, 0.00, 0.00, 0.01, 0.00, 
        0.00, 0.00, 0.00, 0.00, 0.00, 0.01, 0.00, 0.00, 0.00, 0.00, 0.01, 0.00, 0.00, 
        0.00, 0.00, 0.00, 0.00, 0.01, 0.00, 0.01, 0.01, 0.00, 0.00, 0.01, 0.00, 0.00, 
        0.00, 0.00, 0.00, 0.00, 0.00, 0.00, 0.06, 0.00, 0.00, 0.00, 0.00, 0.00, 0.00, 
        0.00, 0.00, 0.00, 0.00, 0.01, 0.00, 0.00, 0.01, 0.00, 0.00, 0.00, 0.00, 0.00, 
        0.00, 0.00, 0.00, 0.00, 0.01, 0.00, 0.00, 0.03, 0.00, 0.00, 0.00, 0.01, 0.00, 
        0.00, 0.00, 0.00, 0.01, 0.00, 0.00, 0.00, 0.00, 0.01, 0.00, 0.00, 0.01, 0.01, 
        0.00, 0.00, 0.00, 0.00, 0.01, 0.01, 0.00, 0.01, 0.00, 0.00, 0.00, 0.00, 0.00, 
        0.00, 0.00, 0.00, 0.00, 0.00, 0.00, 0.00, 0.00, 0.00, 0.00, 0.00, 0.00, 0.01, 
        0.01, 0.01, 0.01, 0.01, 0.01, 0.00, 0.00, 0.00, 0.00, 0.01, 0.00, 0.00, 0.00, 
        0.00, 0.00, 0.00, 0.00, 0.00, 0.00, 0.00, 0.00, 0.01, 0.01, 0.00, 0.00, 0.00, 
        0.00, 0.00, 0.00, 0.00, 0.01, 0.00, 0.00, 0.00, 0.01, 0.00, 0.00, 0.01, 0.00, 
        0.01, 0.00, 0.00, 0.00, 0.00, 0.00, 0.00, 0.00, 0.00, 0.00, 0.00, 0.00, 0.00, 
        0.01, 0.01, 0.00, 0.01, 0.00, 0.00, 0.00, 0.00, 0.00, 0.00, 0.00, 0.00, 0.01, 
        0.00, 0.04, 0.00, 0.01, 0.00, 0.00, 0.01, 0.00, 0.00, 0.03, 0.00, 0.01, 0.00, 
        0.00, 0.00, 0.00, 0.00, 0.00, 0.00, 0.01, 0.01, 0.00, 0.00, 0.00, 0.01, 0.00, 
        0.00, 0.00, 0.00, 0.00, 0.00, 0.01, 0.00, 0.01, 0.00, 0.00, 0.00, 0.00, 0.00, 
        0.00, 0.01, 0.00, 0.00, 0.00, 0.01, 0.00, 0.01, 0.00, 0.00, 0.00, 0.01, 0.00, 
        0.00, 0.00, 0.01, 0.00, 0.01, 0.00, 0.00, 0.00, 0.00, 0.00, 0.00, 0.00, 0.00, 
        0.00, 0.00, 0.00, 0.00, 0.00, 0.01, 0.00, 0.00, 0.00, 0.00, 0.00, 0.00, 0.00, 
        0.00, 0.00, 0.00, 0.01, 0.00, 0.00, 0.00, 0.01, 0.00, 0.00, 0.00, 0.00, 0.00, 
        0.00, 0.01, 0.00, 0.01, 0.00, 0.00, 0.00, 0.00, 0.00, 0.00, 0.01, 0.01, 0.00,
        0.00, 0.00, 0.00, 0.00, 0.00, 0.00, 0.00, 0.00, 0.00, 0.01, 0.00, 0.00, 0.00, 
        0.00, 0.00, 0.00, 0.00, 0.00, 0.05, 0.00, 0.00, 0.03, 0.00, 0.00, 0.03, 0.00, 
        0.00, 0.00, 0.00, 0.01, 0.00, 0.00, 0.00, 0.00, 0.00, 0.00, 0.00, 0.00, 0.00, 
        0.00, 0.00, 0.00, 0.00, 0.00, 0.00, 0.00, 0.00, 0.00, 0.00, 0.00, 0.00, 0.00, 
        0.00, 0.00, 0.00, 0.00, 0.00, 0.00, 0.01, 0.00, 0.02, 0.00, 0.00, 0.00, 0.00, 
        0.00, 0.00, 0.00, 0.00, 0.00, 0.00, 0.00, 0.00, 0.00, 0.00, 0.01, 0.01, 0.00, 
        0.00, 0.00, 0.00, 0.00, 0.00, 0.01, 0.00, 0.00, 0.01, 0.00, 0.00, 0.00, 0.00, 
        0.00, 0.01, 0.01, 0.01, 0.00, 0.01, 0.00, 0.00, 0.01, 0.00, 0.00, 0.00, 0.01, 
        0.00, 0.00, 0.00, 0.01, 0.01, 0.00, 0.01, 0.00, 0.00, 0.00, 0.00, 0.00, 0.00, 
        0.00, 0.00, 0.00, 0.01, 0.00, 0.00, 0.00, 0.00, 0.00, 0.00, 0.01, 0.00, 0.00, 
        0.00, 0.00, 0.00, 0.01, 0.00, 0.00, 0.00, 0.01, 0.01, 0.00, 0.01, 0.00, 0.01, 
        0.00, 0.01, 0.00, 0.00, 0.00, 0.00, 0.00, 0.02, 0.00, 0.00, 0.00, 0.00, 0.00, 
        0.00, 0.05, 0.00, 0.01, 0.01, 0.01, 0.00, 0.00, 0.00, 0.00, 0.03, 0.00, 0.00, 
        0.00, 0.01, 0.01, 0.00, 0.00, 0.01, 0.00, 0.00, 0.00, 0.00, 0.00, 0.00, 0.00, 
        0.01, 0.00, 0.01, 0.00, 0.00, 0.00, 0.00, 0.00, 0.01, 0.00, 0.01, 0.00, 0.01, 
        0.00, 0.00, 0.00, 0.00, 0.00, 0.01, 0.00, 0.00, 0.00, 0.00, 0.00, 0.00, 0.00, 
        0.00, 0.00, 0.00, 0.00, 0.00, 0.00, 0.00, 0.00, 0.00, 0.00, 0.00, 0.01, 0.01, 
        0.00, 0.01, 0.00, 0.01, 0.01, 0.00, 0.00, 0.00, 0.01, 0.00, 0.00, 0.00, 0.00, 
        0.00, 0.00, 0.01, 0.00, 0.01, 0.00, 0.00, 0.00, 0.00, 0.00, 0.00, 0.00, 0.00, 
        0.01, 0.00, 0.01, 0.00, 0.00, 0.00, 0.00, 0.01, 0.00, 0.00, 0.01, 0.01, 0.00, 
        0.00, 0.00, 0.00, 0.00, 0.00, 0.00, 0.00, 0.01, 0.00, 0.00, 0.00, 0.03, 0.00, 
        0.00, 0.01, 0.00, 0.00, 0.00, 0.00, 0.00, 0.01, 0.01, 0.00, 0.00, 0.01, 0.00, 
        0.00, 0.01, 0.00, 0.00, 0.00, 0.00, 0.00, 0.01, 0.00, 0.00, 0.00, 0.01, 0.01, 
        0.00, 0.00, 0.00, 0.00, 0.01, 0.00, 0.01, 0.00, 0.00, 0.00, 0.01, 0.00, 0.00, 
        0.00, 0.00, 0.00, 0.00, 0.00, 0.01, 0.00, 0.00, 0.00, 0.00, 0.00, 0.00, 0.01, 
        0.01, 0.00, 0.00, 0.03, 0.00, 0.00, 0.01, 0.00, 0.00, 0.00, 0.00, 0.00, 0.00, 
        0.01, 0.00, 0.01, 0.00, 0.01, 0.01, 0.00, 0.00, 0.00, 0.00, 0.00, 0.00, 0.00, 
        0.00, 0.01, 0.00, 0.01, 0.00, 0.00, 0.00, 0.00, 0.00, 0.00, 0.00, 0.01, 0.00, 
        0.00, 0.01, 0.01, 0.00, 0.01, 0.00, 0.00, 0.00, 0.00, 0.00, 0.00, 0.00, 0.00,
        0.01, 0.01, 0.05, 0.00, 0.00, 0.01, 0.00, 0.00, 0.01, 0.00, 0.01, 0.01, 0.00,
        0.01, 0.00, 0.10, 0.00, 0.00, 0.00, 0.01, 0.01, 0.00, 0.01, 0.00, 0.00, 0.00,
        0.00, 0.00, 0.00, 0.01, 0.00, 0.00, 0.01, 0.00, 0.01, 0.00, 0.00, 0.01, 0.00,
        0.00, 0.00, 0.04, 0.00, 0.00, 0.00, 0.00, 0.00, 0.00, 0.00, 0.00, 0.00, 0.00,
        0.00, 0.01, 0.00, 0.00, 0.00, 0.00, 0.01, 0.01, 0.00, 0.01, 0.00, 0.00, 0.00,
        0.00, 0.00, 0.01, 0.00, 0.00, 0.00, 0.00, 0.00, 0.00, 0.00, 0.00, 0.00, 0.00, 
        0.01, 0.00, 0.00, 0.00, 0.00, 0.00, 0.00, 0.00, 0.00, 0.01, 0.00, 0.00, 0.00, 
        0.00, 0.00, 0.00, 0.00, 0.00, 0.00, 0.00, 0.00, 0.01, 0.01, 0.14, 0.01, 0.01, 
        0.00, 0.00, 0.00, 0.00, 0.00, 0.01, 0.00, 0.00, 0.00, 0.01, 0.00, 0.00, 0.00, 
        0.00, 0.00, 0.00, 0.00, 0.01, 0.00, 0.00, 0.00, 0.00, 0.01, 0.01, 0.00, 0.00, 
        0.00, 0.00, 0.00, 0.00, 0.00, 0.00, 0.00, 0.00, 0.00, 0.00, 0.00, 0.00, 0.00, 
        0.00, 0.00, 0.00, 0.00, 0.00, 0.00, 0.00, 0.00, 0.01, 0.00, 0.01, 0.00, 0.00, 
        0.00, 0.03, 0.00, 0.00, 0.00, 0.00, 0.00, 0.00, 0.00, 0.00, 0.00, 0.01, 0.00, 
        0.00, 0.00, 0.00, 0.00, 0.00, 0.00, 0.00, 0.00, 0.00, 0.00, 0.00, 0.01, 0.00, 
        0.00, 0.00, 0.00, 0.01, 0.00, 0.00, 0.01, 0.00, 0.00, 0.00, 0.05, 0.00, 0.00, 
        0.00, 0.00, 0.00, 0.00, 0.00, 0.01, 0.01, 0.00, 0.00, 0.00, 0.01, 0.00, 0.00, 
        0.00, 0.00, 0.00, 0.00, 0.01, 0.00, 0.13, 0.00, 0.00, 0.00, 0.00, 0.00, 0.00, 
        0.00, 0.00, 0.00, 0.00, 0.00, 0.00, 0.00, 0.01, 0.01, 0.01, 0.00, 0.00, 0.01, 
        0.00, 0.00, 0.04, 0.00, 0.00, 0.00, 0.00, 0.01, 0.00, 0.11, 0.00, 0.00, 0.00, 
        0.00, 0.01, 0.00, 0.00, 0.00, 0.01, 0.04, 0.00, 0.00, 0.00, 0.01, 0.01, 0.00, 
        0.00, 0.00, 0.00, 0.00, 0.00, 0.00, 0.00, 0.04, 0.00, 0.00, 0.01, 0.01, 0.01, 
        0.00, 0.01, 0.00, 0.00, 0.00, 0.00, 0.00, 0.00, 0.00, 0.00, 0.00, 0.00, 0.00, 
        0.00, 0.00, 0.00, 0.00, 0.00, 0.01, 0.01, 0.00, 0.01, 0.00, 0.00, 0.00, 0.00, 
        0.00, 0.00, 0.00, 0.00, 0.00, 0.00, 0.00, 0.04, 0.01, 0.00, 0.00, 0.00, 0.00, 
        0.00, 0.00, 0.00, 0.04, 0.00, 0.00, 0.00, 0.00, 0.00, 0.01, 0.00, 0.03, 0.04, 
        0.00, 0.00, 0.00, 0.00, 0.00, 0.01, 0.00, 0.00, 0.00, 0.00, 0.00, 0.01, 0.00, 
        0.00, 0.03, 0.05, 0.00, 0.00, 0.00, 0.01, 0.00, 0.00, 0.00, 0.00, 0.00, 0.01, 
        0.00, 0.01, 0.00, 0.01, 0.00, 0.00, 0.00, 0.00, 0.00, 0.00, 0.00, 0.00, 0.00, 
        0.00, 0.00, 0.00, 0.00, 0.01, 0.00, 0.00, 0.00, 0.00, 0.01, 0.00, 0.01, 0.00, 
        0.00, 0.00, 0.01, 0.00, 0.00, 0.00, 0.01, 0.00, 0.00, 0.00, 0.00, 0.00, 0.00, 
        0.01, 0.00, 0.00, 0.00, 0.01, 0.00, 0.00, 0.01, 0.01, 0.00, 0.01, 0.00, 0.00, 
        0.01, 0.01, 0.00, 0.00, 0.00, 0.00, 0.00, 0.00, 0.00, 0.00, 0.00, 0.01, 0.00, 
        0.00, 0.01, 0.00, 0.00, 0.00, 0.01, 0.00, 0.00, 0.00, 0.00, 0.00, 0.01, 0.01, 
        0.00, 0.00, 0.00, 0.00, 0.00, 0.00, 0.00, 0.00, 0.00, 0.01, 0.00, 0.00, 0.00, 
        0.00, 0.00, 0.00, 0.00, 0.00, 0.00, 0.00, 0.00, 0.00, 0.00, 0.00, 0.00, 0.00, 
        0.00, 0.01, 0.01, 0.00, 0.00, 0.00, 0.00, 0.00, 0.00, 0.01, 0.00, 0.00, 0.00, 
        0.00, 0.00, 0.01, 0.00, 0.00, 0.00, 0.00, 0.00, 0.01, 0.00, 0.01, 0.00, 0.00, 
        0.00, 0.01, 0.00, 0.00, 0.01, 0.01, 0.00, 0.00, 0.00, 0.00, 0.00, 0.00, 0.00, 
        0.01, 0.00, 0.01, 0.00, 0.00, 0.00, 0.00, 0.00, 0.00, 0.01, 0.00, 0.00, 0.00, 
        0.01, 0.00, 0.00, 0.00, 0.01, 0.01, 0.00, 0.01, 0.00, 0.00, 0.01, 0.00, 0.01, 
        0.00, 0.00, 0.00, 0.00, 0.01, 0.00, 0.00, 0.01, 0.00, 0.00, 0.00, 0.00, 0.00, 0.04, 0.00, 0.00, 0.00, 0.04, 0.01, 0.00, 0.01, 0.00, 0.00, 0.13, 0.01, 0.00, 0.01, 0.00, 0.00, 0.04, 0.00, 0.00, 0.00, 0.00, 0.00, 0.00, 0.00, 0.00, 0.00, 0.00, 0.00, 0.01, 0.00, 0.00, 0.00, 0.01, 0.00, 0.00, 0.00, 0.00, 0.00, 0.00, 0.00, 0.00, 0.00, 0.00, 0.00, 0.00, 0.00, 0.00, 0.00, 0.00, 0.01, 0.00, 0.00, 0.00, 0.01, 0.00, 0.00, 0.00, 0.00, 0.00, 0.00, 0.00, 0.01, 0.00, 0.00, 0.00, 0.00, 0.00, 0.00, 0.00, 0.00, 0.00, 0.00, 0.00, 0.01, 0.00, 0.00, 0.00, 0.00, 0.00, 0.00, 0.00, 0.00, 0.01, 0.00, 0.01, 0.01, 0.00, 0.00, 0.01, 0.00, 0.00, 0.00, 0.00, 0.01, 0.00, 0.00, 0.00, 0.00, 0.00, 0.00, 0.00, 0.00, 0.00, 0.01, 0.00, 0.04, 0.00, 0.40, 0.03, 0.01, 0.00, 0.00, 0.00, 0.01, 0.00, 0.00, 0.00, 0.00, 0.00, 0.01, 0.00, 0.00, 0.00, 0.00, 0.01, 0.00, 0.00, 0.00, 0.00, 0.00, 0.00, 0.01, 0.01, 0.00, 0.00, 0.00, 0.01, 0.00, 0.00, 0.00, 0.00, 0.00, 0.01, 0.00, 0.00, 0.01, 0.00, 0.00, 0.00, 0.01, 0.00, 0.00, 0.01, 0.00, 0.00, 0.00, 0.00, 0.00, 0.00, 0.00, 0.00, 0.00, 0.00, 0.00, 0.01, 0.00, 0.00, 0.00, 0.00, 0.00, 0.01, 0.00, 0.00, 0.00, 0.00, 0.00, 0.01, 0.01, 0.01, 0.00, 0.00, 0.00, 0.00, 0.00, 0.00, 0.00, 0.00, 0.01, 0.00, 0.00, 0.00, 0.00, 0.00, 0.00, 0.00, 0.00, 0.00, 0.00, 0.00, 0.00, 0.00, 0.00, 0.00, 0.00, 0.00, 0.00, 0.00, 0.00, 0.00, 0.00, 0.00, 0.01, 0.01, 0.00, 0.00, 0.00, 0.00, 0.01, 0.00, 0.00, 0.00, 0.00, 0.00, 0.00, 0.00, 0.00, 0.01, 0.01, 0.01, 0.00, 0.00, 0.00, 0.00, 0.00, 0.00, 0.00, 0.00, 0.00, 0.01, 0.00, 0.00, 0.00, 0.00, 0.00, 0.00, 0.00, 0.00, 0.00, 0.01, 0.00, 0.04, 0.00, 0.00, 0.00, 0.00, 0.01, 0.00, 0.06, 0.00, 0.00, 0.00, 0.00, 0.00, 0.00, 0.00, 0.00, 0.01, 0.00, 0.00, 0.00, 0.00, 0.00, 0.00, 0.00, 0.01, 0.00, 0.00, 0.00, 0.00, 0.01, 0.00, 0.01, 0.00, 0.00, 0.01, 0.00, 0.00, 0.01, 0.00, 0.01, 0.00, 0.00, 0.00, 0.00, 0.00, 0.00, 0.00, 0.00, 0.00, 0.00, 0.00, 0.00, 0.00, 0.01, 0.01, 0.00, 0.00, 0.00, 0.00, 0.00, 0.00, 0.00, 0.00, 0.00, 0.00, 0.00, 0.00, 0.00, 0.00, 0.00, 0.01, 0.00, 0.00, 0.00, 0.00, 0.00, 0.00, 0.00, 0.01, 0.00, 0.01, 0.00, 0.01, 0.00, 0.00, 0.01, 0.01, 0.00, 0.00, 0.00, 0.10, 0.07, 0.00, 0.00, 0.01, 0.00, 0.00, 0.00, 0.01, 0.00, 0.00, 0.00, 0.00, 0.00, 0.01, 0.00, 0.00, 0.00, 0.00, 0.00, 0.01, 0.00, 0.00, 0.00, 0.01, 0.01, 0.00, 0.04, 0.00, 0.00, 0.00, 0.01, 0.00, 0.00, 0.00, 0.00, 0.00, 0.00, 0.00, 0.00, 0.00, 0.00, 0.00, 0.00, 0.01, 0.00, 0.01, 0.00, 0.00, 0.01, 0.00, 0.00, 0.00, 0.00, 0.00, 0.00, 0.00, 0.01, 0.00, 0.01, 0.01, 0.00, 0.00, 0.01, 0.00, 0.00, 0.00, 0.00, 0.00, 0.01, 0.00, 0.00, 0.00, 0.00, 0.00, 0.00, 0.00, 0.00, 0.00, 0.00, 0.00, 0.00, 0.00, 0.00, 0.00, 0.00, 0.00, 0.01, 0.00, 0.00, 0.00, 0.00, 0.00, 0.00, 0.00, 0.00, 0.01, 0.00, 0.00, 0.01, 0.00, 0.00, 0.00, 0.00, 0.01, 0.00, 0.01, 0.00, 0.01, 0.00, 0.01, 0.01, 0.01, 0.00, 0.00, 0.00, 0.00, 0.00, 0.00, 0.00, 0.00, 0.01, 0.00, 0.00, 0.00, 0.00, 0.01, 0.00, 0.00, 0.01, 0.00, 0.01, 0.01, 0.00, 0.00, 0.00, 0.00, 0.01, 0.00, 0.00, 0.00, 0.00, 0.00, 0.00, 0.00, 0.00, 0.00, 0.00, 0.00, 0.00, 0.01, 0.00, 0.00, 0.00, 0.00, 0.00, 0.01, 0.01, 0.01, 0.00, 0.01, 0.00, 0.01, 0.00, 0.01, 0.00, 0.00, 0.00, 0.00, 0.00, 0.00, 0.00, 0.00, 0.00, 0.03, 0.00, 0.00, 0.01, 0.00, 0.01, 0.01, 0.00, 0.01, 0.00, 0.00, 0.00, 0.00, 0.00, 0.01, 0.00, 0.01, 0.00, 0.00, 0.01, 0.00, 0.01, 0.00, 0.00, 0.01, 0.00, 0.00, 0.00, 0.00, 0.00, 0.01 )


hist(sqrt(2 * 3.1415 * 1^2) * SDN, probability=TRUE)
hist(dnorm(ph, pi, sd=1), probability=TRUE)
hist(ph)
hist(pi)
hist(ph, probability=TRUE)
xx <- seq(min(ph), max(ph), length=100)
points(ph, dnorm(ph, mean=pi, sd=1))
lines(xx, dnorm(xx, mean=mean(ph), sd=2))
lines(xx, dnorm(xx, mean=mean(ph), sd=1))
